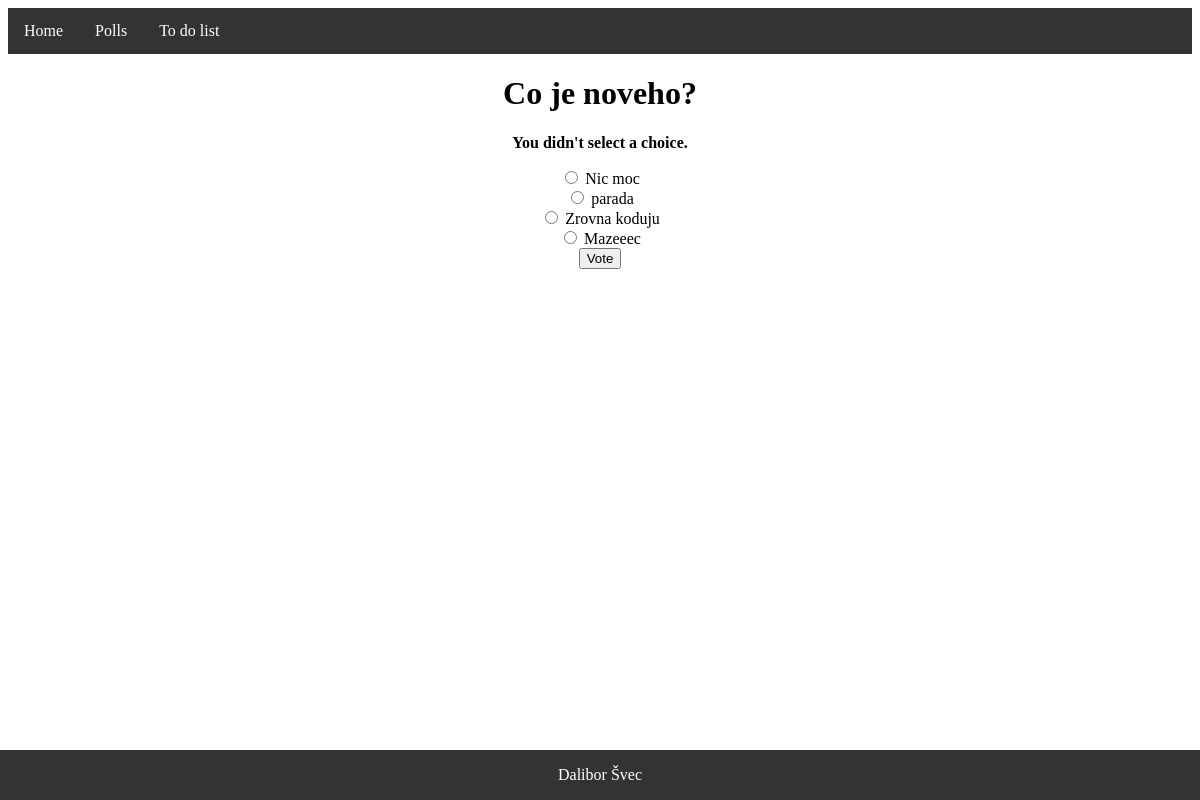
The page /polls/1/vote/ on the database its author committed.
### polls/models.py (models this page shows, shortened)
class Question(models.Model):
    question_text = models.CharField(max_length=200)
    pub_date = models.DateTimeField('date published')
    def was_published_recently(self):
        now = timezone.now()
        return now - datetime.timedelta(days=1) <= self.pub_date <= now
    was_published_recently.admin_order_field = 'pub_date'
    was_published_recently.boolean = True
    was_published_recently.short_description = 'Published recently?'

class Choice(models.Model):
    question = models.ForeignKey(Question, on_delete=models.CASCADE)
    choice_text = models.CharField(max_length=200)
    votes = models.IntegerField(default=0)

### polls/views.py (the view)
# urls.py: path('<int:question_id>/vote/', views.vote, name='vote'),
def vote(request, question_id):
    question = get_object_or_404(Question, pk=question_id)
    try:
        selected_choice = question.choice_set.get(pk=request.POST['choice'])
    except (KeyError, Choice.DoesNotExist):
        return render(request, 'polls/detail.html', {'question': question, 'error_message': "You didn't select a choice."})
    else:
        selected_choice.votes += 1
        selected_choice.save()
    question = get_object_or_404(Question, pk=question_id)
    return render(request, 'polls/results.html', {'question':question})

### polls/templates/polls/detail.html (shortened to what this page needs)
{% extends 'main_page.html'%}
{% block content %}
<h1>{{ question.question_text }}</h1>
{% if error_message %}<p><strong>{{ error_message }}</strong></p>{% endif %}
<form action="{% url 'polls:vote' question.id %}" method="post">
{% for choice in question.choice_set.all %}
    <input type="radio" name="choice" id="choice{{ forloop.counter }}" value="{{ choice.id }}">
    <label for="choice{{ forloop.counter }}">{{ choice.choice_text }}</label><br>
{% endfor %}
<input type="submit" value="Vote">
</form>
{% endblock%}

### rows shown on the page
Question: question_text "Co je noveho?"
Choice: choice_text "Nic moc"
Choice: choice_text "parada"
Choice: choice_text "Zrovna koduju"
Choice: choice_text "Mazeeec"

### other values the page prints
{{ error_message }} "You didn't select a choice."
